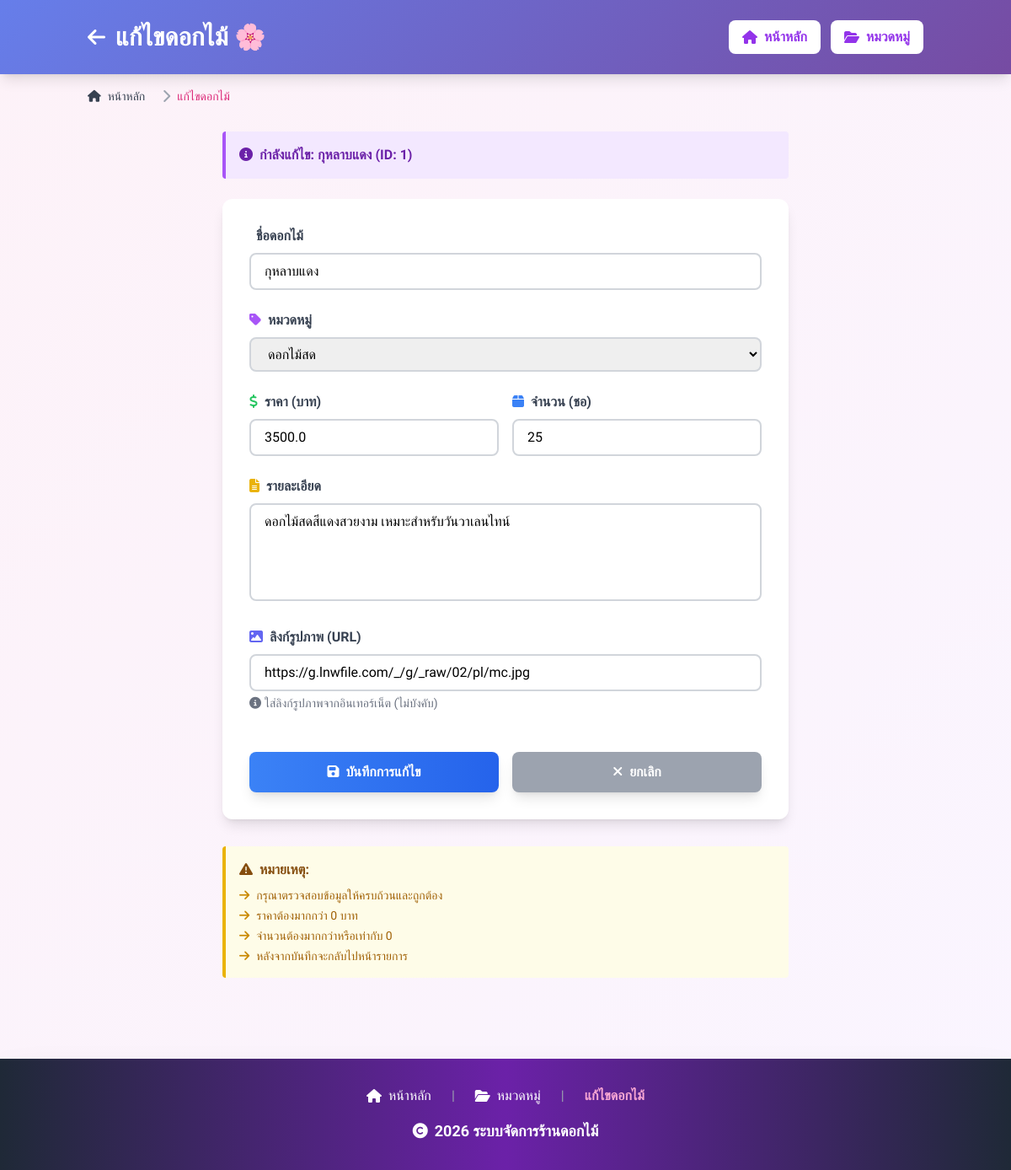
The app's page /edit-flower/1 with its own data.
### tables this page shows
CREATE TABLE Flowers (
    flower_id INTEGER PRIMARY KEY AUTOINCREMENT,
    flower_name TEXT NOT NULL,
    category_id INTEGER NOT NULL,
    price REAL NOT NULL CHECK(price > 0),
    quantity INTEGER NOT NULL CHECK(quantity >= 0),
    description TEXT, image_url TEXT,
    FOREIGN KEY (category_id) REFERENCES Categories(category_id)
);

CREATE TABLE Categories (
    category_id INTEGER PRIMARY KEY AUTOINCREMENT,
    category_name TEXT NOT NULL UNIQUE
);

### app.py (the view, shortened to what this page needs)
@app.route('/edit-flower/<int:flower_id>', methods=['GET', 'POST'])
def edit_flower(flower_id):
    flower = get_flower_by_id(flower_id)
    if not flower:
        flash('❌ ไม่พบดอกไม้นี้', 'error')
        return redirect(url_for('index'))
    categories = get_categories()
    return render_template('edit_flower.html', flower=flower, categories=categories)

### app.py (called while the page is built)
def get_db_connection():
    conn = sqlite3.connect(DATABASE)
    conn.row_factory = sqlite3.Row
    return conn

def get_categories():
    conn = get_db_connection()
    cursor = conn.cursor()
    cursor.execute("SELECT * FROM Categories ORDER BY category_id")
    categories = cursor.fetchall()
    conn.close()
    return categories

def get_flower_by_id(flower_id):
    conn = get_db_connection()
    cursor = conn.cursor()
    cursor.execute('''
        SELECT f.flower_id, f.flower_name, c.category_name, f.price,
               f.quantity, f.description, f.category_id, f.image_url
        FROM Flowers f
        INNER JOIN Categories c ON f.category_id = c.category_id
        WHERE f.flower_id = ?
    ''', (flower_id,))
    flower = cursor.fetchone()
    conn.close()
    return flower

### templates/edit_flower.html (shortened to what this page needs)
<!DOCTYPE html>
<html lang="th">
<head>
    <script src="https://cdn.tailwindcss.com"></script>
    <link rel="stylesheet" href="https://cdnjs.cloudflare.com/ajax/libs/font-awesome/6.4.0/css/all.min.css">
</head>
<body class="bg-gradient-to-br from-pink-50 to-purple-50 min-h-screen">
    <header class="gradient-header text-white py-6 shadow-lg">
        <div class="container mx-auto px-4">
            <div class="flex items-center justify-between">
                <div class="flex items-center gap-3">
                    <a href="{{ url_for('index') }}" class="hover:text-gray-200 transition">
                        <i class="fas fa-arrow-left text-2xl"></i>
                    </a>
                    <h1 class="text-3xl font-bold">แก้ไขดอกไม้ 🌸</h1>
                </div>
                <nav class="flex gap-3">
                    <a href="{{ url_for('index') }}" class="bg-white text-purple-600 px-4 py-2 rounded-lg font-semibold hover:bg-gray-100 transition flex items-center gap-2">
                        <i class="fas fa-home"></i> หน้าหลัก
                    </a>
                    <a href="{{ url_for('categories') }}" class="bg-white text-purple-600 px-4 py-2 rounded-lg font-semibold hover:bg-gray-100 transition flex items-center gap-2">
                        <i class="fas fa-folder-open"></i> หมวดหมู่
                    </a>
                </nav>
            </div>
        </div>
    </header>
    <div class="container mx-auto px-4 mt-4">
        <nav class="flex" aria-label="Breadcrumb">
            <ol class="inline-flex items-center space-x-1 md:space-x-3">
                <li class="inline-flex items-center">
                    <a href="{{ url_for('index') }}" class="inline-flex items-center text-sm font-medium text-gray-700 hover:text-pink-600">
                        <i class="fas fa-home mr-2"></i> หน้าหลัก
                    </a>
                </li>
                <li>
                    <div class="flex items-center">
                        <i class="fas fa-chevron-right text-gray-400 mx-2"></i>
                        <span class="text-sm font-medium text-pink-600">แก้ไขดอกไม้</span>
                    </div>
                </li>
            </ol>
        </nav>
    </div>
    <main class="container mx-auto px-4 py-8">
        <div class="max-w-2xl mx-auto">
            <div class="bg-purple-100 border-l-4 border-purple-500 p-4 rounded mb-6">
                <p class="text-purple-800 font-semibold">
                    <i class="fas fa-info-circle mr-2"></i>กำลังแก้ไข: <strong>{{ flower['flower_name'] }}</strong>
                    (ID: {{ flower['flower_id'] }})
                </p>
            </div>
            <div class="bg-white rounded-xl shadow-lg p-8">
                <form method="POST" class="space-y-6">
                    <div>
                        <label for="flower_name" class="block text-gray-700 font-bold mb-2">
                            ชื่อดอกไม้
                        </label>
                        <input
                            type="text"
                            id="flower_name"
                            name="flower_name"
                            required
                            value="{{ flower['flower_name'] }}"
                            placeholder="เช่น กุหลาบแดง"
                            class="w-full px-4 py-2 border-2 border-gray-300 rounded-lg focus:border-purple-500 focus:outline-none transition"
                        >
                    </div>
                    <div>
                        <label for="category_id" class="block text-gray-700 font-bold mb-2">
                            <i class="fas fa-tag text-purple-500 mr-2"></i>หมวดหมู่
                        </label>
                        <select
                            id="category_id"
                            name="category_id"
                            required
                            class="w-full px-4 py-2 border-2 border-gray-300 rounded-lg focus:border-purple-500 focus:outline-none transition"
                        >
                            {% for category in categories %}
                                <option value="{{ category['category_id'] }}" {% if category['category_id'] == flower['category_id'] %}selected{% endif %}>
                                    {{ category['category_name'] }}
                                </option>
                            {% endfor %}
                        </select>
                    </div>
                    <div class="grid grid-cols-2 gap-4">
                        <div>
                            <label for="price" class="block text-gray-700 font-bold mb-2">
                                <i class="fas fa-dollar-sign text-green-500 mr-2"></i>ราคา (บาท)
                            </label>
                            <input
                                type="number"
                                id="price"
                                name="price"
                                required
                                step="0.01"
                                min="0.01"
                                value="{{ flower['price'] }}"
                                class="w-full px-4 py-2 border-2 border-gray-300 rounded-lg focus:border-purple-500 focus:outline-none transition"
                            >
                        </div>
                        <div>
                            <label for="quantity" class="block text-gray-700 font-bold mb-2">
                                <i class="fas fa-box text-blue-500 mr-2"></i>จำนวน (ชอ)
                            </label>
                            <input
                                type="number"
                                id="quantity"
                                name="quantity"
                                required
                                min="0"
                                value="{{ flower['quantity'] }}"
                                class="w-full px-4 py-2 border-2 border-gray-300 rounded-lg focus:border-purple-500 focus:outline-none transition"
                            >
                        </div>
                    </div>
                    <div>
                        <label for="description" class="block text-gray-700 font-bold mb-2">
                            <i class="fas fa-file-alt text-yellow-500 mr-2"></i>รายละเอียด
                        </label>
                        <textarea
                            id="description"
                            name="description"
                            rows="4"
                            placeholder="อธิบายลักษณะ แหล่งที่มา หรือข้อมูลเพิ่มเติมของดอกไม้"
                            class="w-full px-4 py-2 border-2 border-gray-300 rounded-lg focus:border-purple-500 focus:outline-none transition resize-none"
                        >{{ flower['description'] }}</textarea>
                    </div>
                    <div>
                        <label for="image_url" class="block text-gray-700 font-bold mb-2">
                            <i class="fas fa-image text-indigo-500 mr-2"></i>ลิงก์รูปภาพ (URL)
                        </label>
                        <input
                            type="url"
                            id="image_url"
                            name="image_url"
                            value="{{ flower['image_url'] or '' }}"
                            placeholder="https://example.com/flower-image.jpg"
                            class="w-full px-4 py-2 border-2 border-gray-300 rounded-lg focus:border-purple-500 focus:outline-none transition"
                        >
                        <p class="text-sm text-gray-500 mt-1">
                            <i class="fas fa-info-circle mr-1"></i>ใส่ลิงก์รูปภาพจากอินเทอร์เน็ต (ไม่บังคับ)
                        </p>
                    </div>
                    <div class="flex gap-4 pt-6">
                        <button
                            type="submit"
                            class="flex-1 bg-gradient-to-r from-blue-500 to-blue-600 hover:from-blue-600 hover:to-blue-700 text-white font-bold py-3 px-6 rounded-lg transition shadow-lg"
                        >
                            <i class="fas fa-save mr-2"></i>บันทึกการแก้ไข
                        </button>
                        <a
                            href="{{ url_for('index') }}"
                            class="flex-1 bg-gray-400 hover:bg-gray-500 text-white font-bold py-3 px-6 rounded-lg transition text-center shadow-lg"
                        >
                            <i class="fas fa-times mr-2"></i>ยกเลิก
                        </a>
                    </div>
                </form>
            </div>
            <div class="mt-8 bg-yellow-50 border-l-4 border-yellow-500 p-4 rounded">
                <h3 class="font-bold text-yellow-800 mb-2"><i class="fas fa-exclamation-triangle mr-2"></i>หมายเหตุ:</h3>
                <ul class="text-yellow-700 text-sm space-y-1">
                    <li><i class="fas fa-arrow-right text-yellow-600 mr-2"></i>กรุณาตรวจสอบข้อมูลให้ครบถ้วนและถูกต้อง</li>
                    <li><i class="fas fa-arrow-right text-yellow-600 mr-2"></i>ราคาต้องมากกว่า 0 บาท</li>
                    <li><i class="fas fa-arrow-right text-yellow-600 mr-2"></i>จำนวนต้องมากกว่าหรือเท่ากับ 0</li>
                    <li><i class="fas fa-arrow-right text-yellow-600 mr-2"></i>หลังจากบันทึกจะกลับไปหน้ารายการ</li>
                </ul>
            </div>
        </div>
    </main>
    <footer class="bg-gradient-to-r from-gray-800 via-purple-800 to-gray-800 text-white text-center py-8 mt-16 shadow-2xl">
        <div class="container mx-auto px-4">
            <div class="flex justify-center gap-6 mb-4">
                <a href="{{ url_for('index') }}" class="text-white hover:text-pink-300 transition flex items-center gap-2">
                    <i class="fas fa-home"></i> หน้าหลัก
                </a>
                <span class="text-gray-400">|</span>
                <a href="{{ url_for('categories') }}" class="text-white hover:text-pink-300 transition flex items-center gap-2">
                    <i class="fas fa-folder-open"></i> หมวดหมู่
                </a>
                <span class="text-gray-400">|</span>
                <span class="text-pink-300 font-semibold">แก้ไขดอกไม้</span>
            </div>
            <p class="text-lg font-semibold"><i class="fas fa-copyright mr-2"></i>2026 ระบบจัดการร้านดอกไม้</p>
        </div>
    </footer>
</body>
</html>

### templates/edit_flower.html (style rules this page uses)
* { font-family: 'Kanit', sans-serif; }
.gradient-header { background: linear-gradient(135deg, #667eea 0%, #764ba2 100%); }

### records on screen
Flowers: flower_name "กุหลาบแดง", flower_id "1", category_id "ดอกไม้สด", price "3500.0", quantity "25", description "ดอกไม้สดสีแดงสวยงาม เหมาะสำหรับวันวาเลนไทน์", image_url "https://g.lnwfile.com/_/g/_raw/02/pl/mc.jpg"
